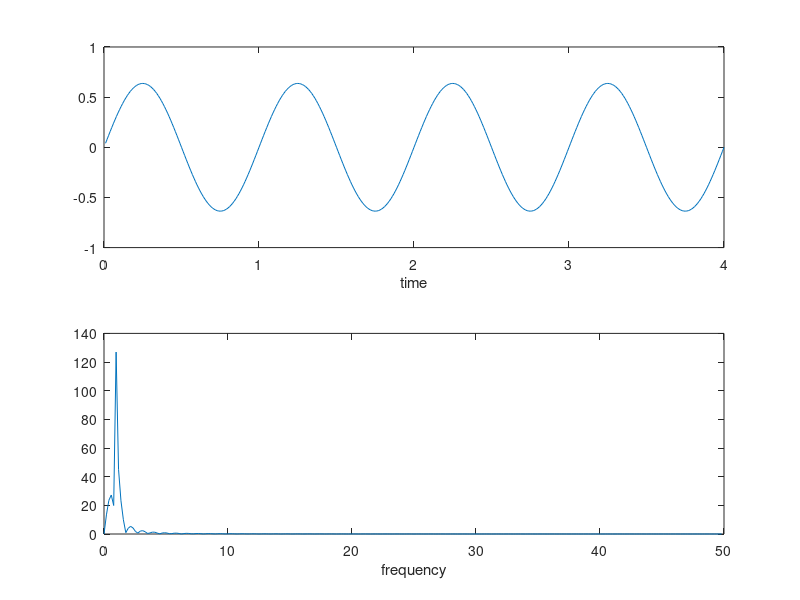

The MATLAB script that drew this image:
Fs=100;
t=(1:400)/Fs;
f1=1;
s1=(2/pi)*sin(2*pi*f1*t);
f2=25;
s2=(2/3/pi)*sin(2*pi*f2*10);
s=s1+s2;
subplot(2,1,1)
plot(t,s)
xlabel('time')
S=fft(s,512);
w=(0:255)/256*(Fs/2);
subplot(2,1,2)
plot(w,abs(S(1:256)))
xlabel('frequency')